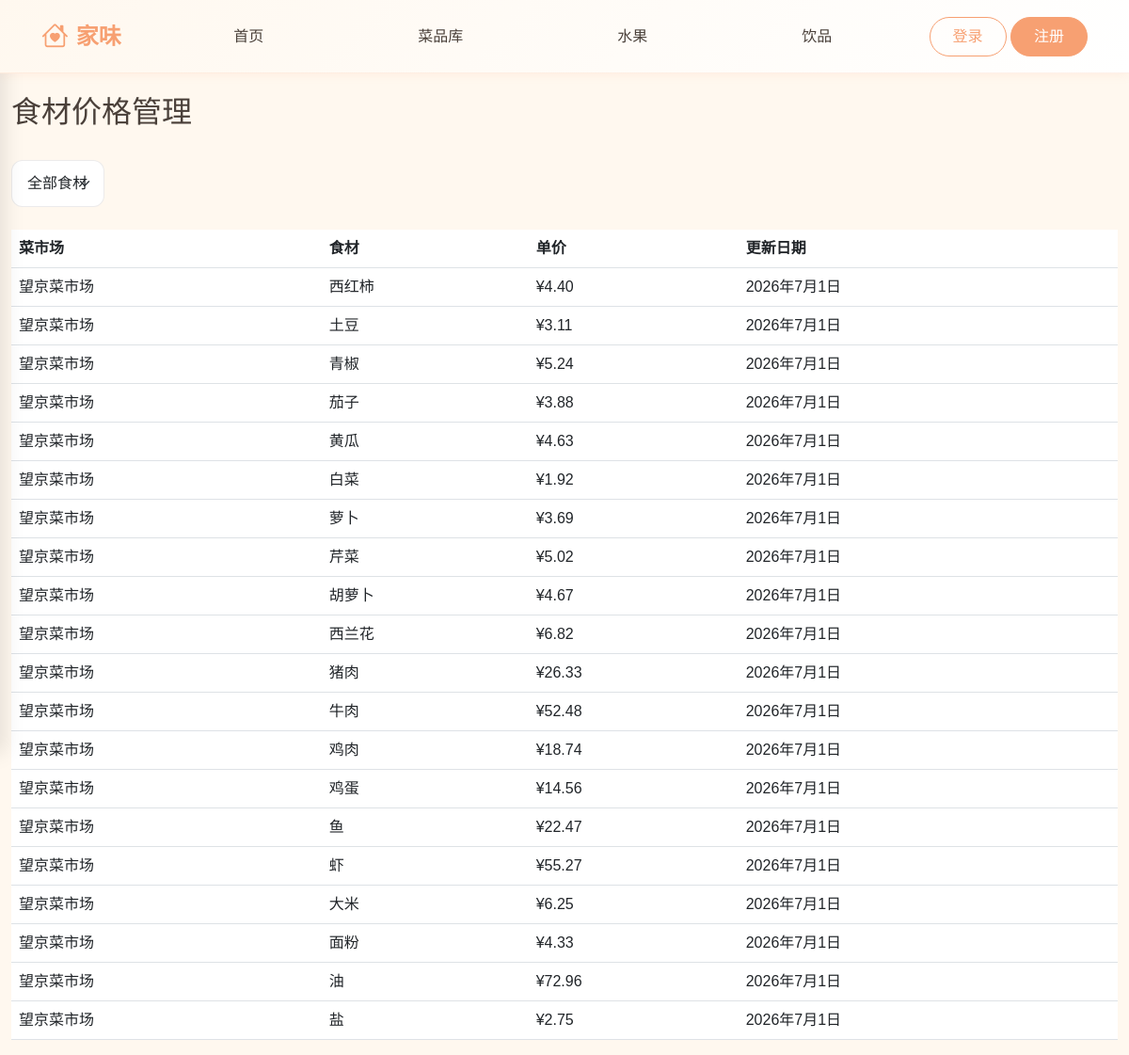
The app's page /prices/ with its own data.
### core/models.py (models this page shows, shortened)
class MarketPrice(models.Model):
    id = models.AutoField(primary_key=True)
    market = models.ForeignKey(Market, on_delete=models.CASCADE, verbose_name='所属菜市场')
    material = models.ForeignKey(Material, on_delete=models.CASCADE, verbose_name='对应食材')
    price = models.DecimalField(max_digits=6, decimal_places=2, verbose_name='当日零售单价')
    update_date = models.DateField(auto_now_add=True, verbose_name='价格更新日期')
    class Meta:
        db_table = 'market_price'
        verbose_name = '食材市场价'
        verbose_name_plural = '食材市场价'

class Market(models.Model):
    id = models.AutoField(primary_key=True)
    area = models.CharField(max_length=50, verbose_name='所属地区')
    market_name = models.CharField(max_length=50, verbose_name='菜市场名称')
    address = models.TextField(blank=True, null=True, verbose_name='详细地址')
    class Meta:
        db_table = 'market'
        verbose_name = '菜市场'
        verbose_name_plural = '菜市场'

class Material(models.Model):
    MATERIAL_TYPES = [
        ('蔬菜', '蔬菜'),
        ('肉类', '肉类'),
        ('水果', '水果'),
        ('干货', '干货'),
    ]
    SEASON_CHOICES = [
        ('春', '春'),
        ('夏', '夏'),
        ('秋', '秋'),
        ('冬', '冬'),
        ('全年', '全年'),
    ]
    id = models.AutoField(primary_key=True)
    name = models.CharField(max_length=50, unique=True, verbose_name='食材名称')
    type = models.CharField(max_length=20, choices=MATERIAL_TYPES, verbose_name='分类')
    season = models.CharField(max_length=20, choices=SEASON_CHOICES, verbose_name='季节')
    price = models.DecimalField(max_digits=6, decimal_places=2, default=5.00, verbose_name='参考单价(元/斤)')
    unit = models.CharField(max_length=20, default='斤', verbose_name='单位')
    class Meta:
        db_table = 'material'
        verbose_name = '食材'
        verbose_name_plural = '食材'

### core/views.py (the view)
# urls.py: path('prices/', views.price_list, name='price_list'),
def price_list(request):
    material_id = request.GET.get('material_id')
    materials = Material.objects.all()
    if material_id:
        prices = MarketPrice.objects.filter(material_id=material_id).order_by('-update_date')
        material = Material.objects.get(pk=material_id)
    else:
        prices = MarketPrice.objects.all().order_by('-update_date')[:20]
        material = None
    return render(request, 'price_list.html', {
        'materials': materials,
        'prices': prices,
        'selected_material': material
    })

### templates/price_list.html (shortened to what this page needs)
{% extends 'base.html' %}
{% block content %}
<div class="d-flex justify-content-between align-items-center mb-4">
    <h2>食材价格管理</h2>
</div>
<div class="mb-4">
    <form method="get">
        <select class="form-select w-auto" name="material_id" onchange="this.form.submit()">
            <option value="">全部食材</option>
        </select>
    </form>
</div>
<table class="table">
    <thead>
        <tr>
            <th>菜市场</th>
            <th>食材</th>
            <th>单价</th>
            <th>更新日期</th>
        </tr>
    </thead>
    <tbody>
        {% for price in prices %}
        <tr>
            <td>{{ price.market.market_name }}</td>
            <td>{{ price.material.name }}</td>
            <td>¥{{ price.price }}</td>
            <td>{{ price.update_date }}</td>
        </tr>
        {% empty %}
        <tr><td colspan="4" class="text-center text-muted">暂无价格信息</td></tr>
        {% endfor %}
    </tbody>
</table>
{% endblock %}

### templates/base.html (style rules this page uses)
:root { --primary-color: #F7A072; --bg-color: #FFF8EF; --green-color: #94B49F; --danger-color: #E07272; --text-color: #4A403A; --text-light: #88807A; }
body { font-family: "Microsoft YaHei", "PingFang SC", "Source Han Sans SC", sans-serif; background-color: var(--bg-color); color: var(--text-color); margin: 0; padding: 0; min-height: 100vh; }
.form-control, .form-select { border-radius: 12px; border: 1px solid rgba(74, 64, 58, 0.1); padding: 0.75rem 1rem; transition: all 0.3s ease; }

### records on screen
MarketPrice: market.market_name "望京菜市场", material.name "西红柿", price "4.40", update_date "2026年7月1日"
MarketPrice: market.market_name "望京菜市场", material.name "土豆", price "3.11", update_date "2026年7月1日"
MarketPrice: market.market_name "望京菜市场", material.name "青椒", price "5.24", update_date "2026年7月1日"
MarketPrice: market.market_name "望京菜市场", material.name "茄子", price "3.88", update_date "2026年7月1日"
MarketPrice: market.market_name "望京菜市场", material.name "黄瓜", price "4.63", update_date "2026年7月1日"
MarketPrice: market.market_name "望京菜市场", material.name "白菜", price "1.92", update_date "2026年7月1日"
MarketPrice: market.market_name "望京菜市场", material.name "萝卜", price "3.69", update_date "2026年7月1日"
MarketPrice: market.market_name "望京菜市场", material.name "芹菜", price "5.02", update_date "2026年7月1日"
MarketPrice: market.market_name "望京菜市场", material.name "胡萝卜", price "4.67", update_date "2026年7月1日"
MarketPrice: market.market_name "望京菜市场", material.name "西兰花", price "6.82", update_date "2026年7月1日"
MarketPrice: market.market_name "望京菜市场", material.name "猪肉", price "26.33", update_date "2026年7月1日"
MarketPrice: market.market_name "望京菜市场", material.name "牛肉", price "52.48", update_date "2026年7月1日"
MarketPrice: market.market_name "望京菜市场", material.name "鸡肉", price "18.74", update_date "2026年7月1日"
MarketPrice: market.market_name "望京菜市场", material.name "鸡蛋", price "14.56", update_date "2026年7月1日"
MarketPrice: market.market_name "望京菜市场", material.name "鱼", price "22.47", update_date "2026年7月1日"
MarketPrice: market.market_name "望京菜市场", material.name "虾", price "55.27", update_date "2026年7月1日"
MarketPrice: market.market_name "望京菜市场", material.name "大米", price "6.25", update_date "2026年7月1日"
MarketPrice: market.market_name "望京菜市场", material.name "面粉", price "4.33", update_date "2026年7月1日"
MarketPrice: market.market_name "望京菜市场", material.name "油", price "72.96", update_date "2026年7月1日"
MarketPrice: market.market_name "望京菜市场", material.name "盐", price "2.75", update_date "2026年7月1日"
